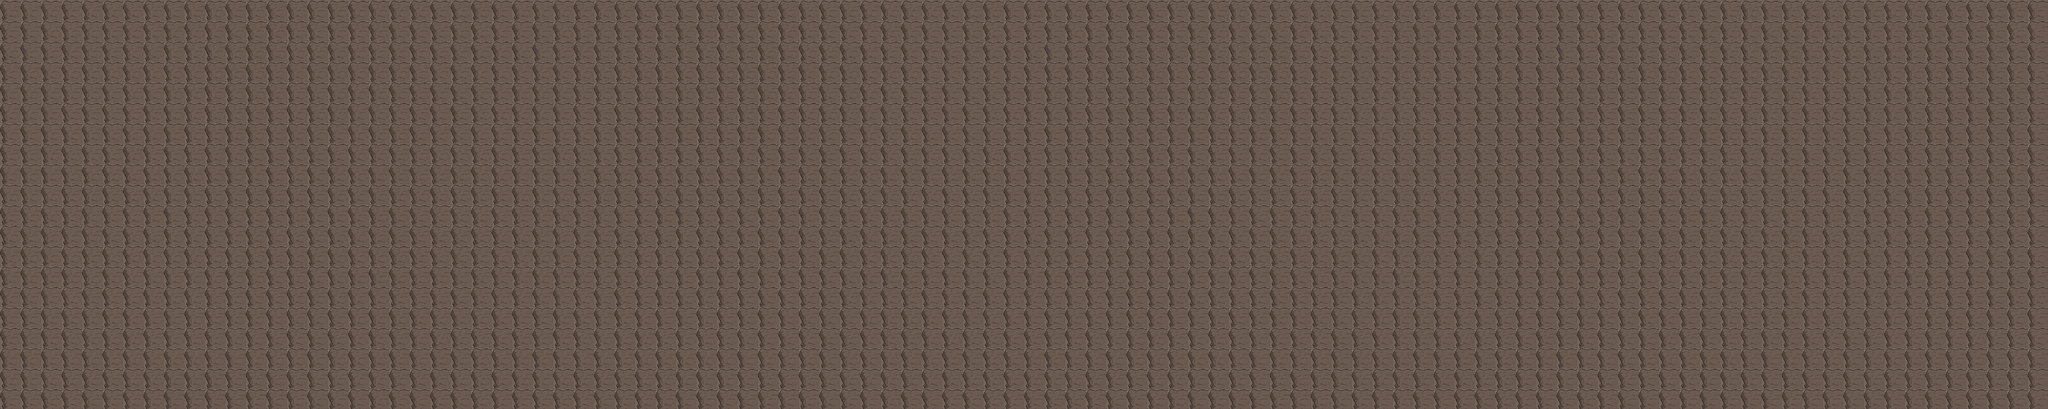

A 2D game scene composited from a Tiled map and its tileset images. What follows is a short description and the map's XML, with each tile layer's data collapsed to a summary:
An orthogonal 100x20 tile map with 50x50 px tiles, 1 tile layer (Capa de Patrones 1).

<map version="1.0" orientation="orthogonal" width="100" height="20" tilewidth="50" tileheight="50">
 <tileset firstgid="1" name="tileset" tilewidth="50" tileheight="50">
  <image source="Tiles escenario/tileset.png" width="350" height="350" />
 </tileset>
 <layer name="Capa de Patrones 1" width="100" height="20">
  <data>[2000 cells, 2000 non-empty, 1 distinct tile ids]</data>
 </layer>
</map>
